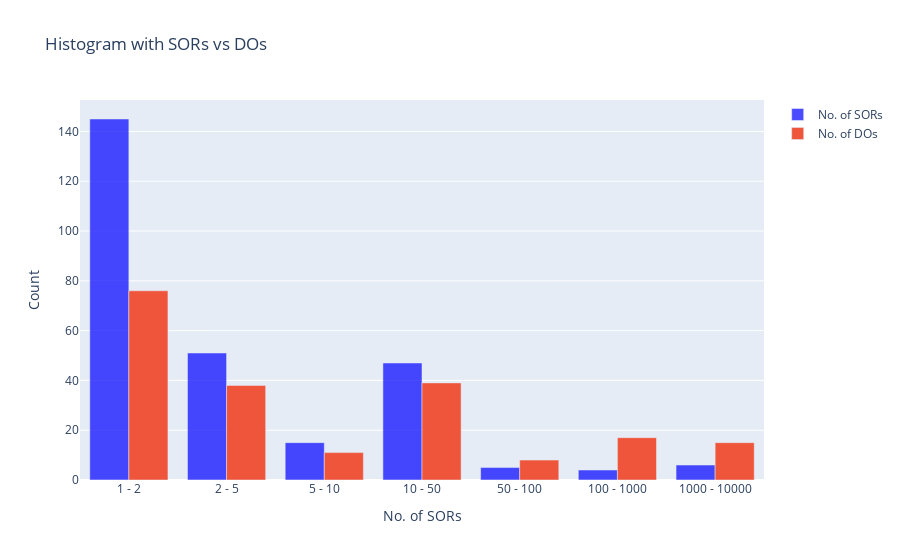

Notebook cell for this chart:
### Code cell
import plotly.graph_objects as go
import numpy as np

bins = [1, 2, 5, 10, 50, 100, 1000, 10000]

hist, bin_edges = np.histogram(df['No. of SORs'], bins)
hist2, bin_edges = np.histogram(df['No. of Dos'], bins)

# Create plotly histogram
fig = go.Figure()

# Add histogram trace
fig.add_trace(go.Bar(
    x=[f"{bins[i]} - {bins[i+1]}" for i in range(len(bins) - 1)],
    y=hist,
    marker_color='blue',
    opacity=0.7,
    name='No. of SORs'
))

fig.add_trace(go.Bar(
    x=[f"{bins[i]} - {bins[i+1]}" for i in range(len(bins) - 1)],
    y=hist2,
    name='No. of DOs'))

# Update layout
fig.update_layout(
    title='Histogram with SORs vs DOs',
    xaxis=dict(title='No. of SORs'),
    yaxis=dict(title='Count')
)

# Show plot
fig.show()

### Figure 1 — Plotly figure (JSON) as saved in the notebook; plotly's stock layout.template omitted (floating-point values rounded to 4 significant figures)
{"data": [{"marker": {"color": "blue"}, "name": "No. of SORs", "opacity": 0.7, "type": "bar", "x": ["1 - 2", "2 - 5", "5 - 10", "10 - 50", "50 - 100", "100 - 1000", "1000 - 10000"], "y": [145, 51, 15, 47, 5, 4, 6]}, {"name": "No. of DOs", "type": "bar", "x": ["1 - 2", "2 - 5", "5 - 10", "10 - 50", "50 - 100", "100 - 1000", "1000 - 10000"], "y": [76, 38, 11, 39, 8, 17, 15]}], "layout": {"title": {"text": "Histogram with SORs vs DOs"}, "xaxis": {"title": {"text": "No. of SORs"}}, "yaxis": {"title": {"text": "Count"}}}}
